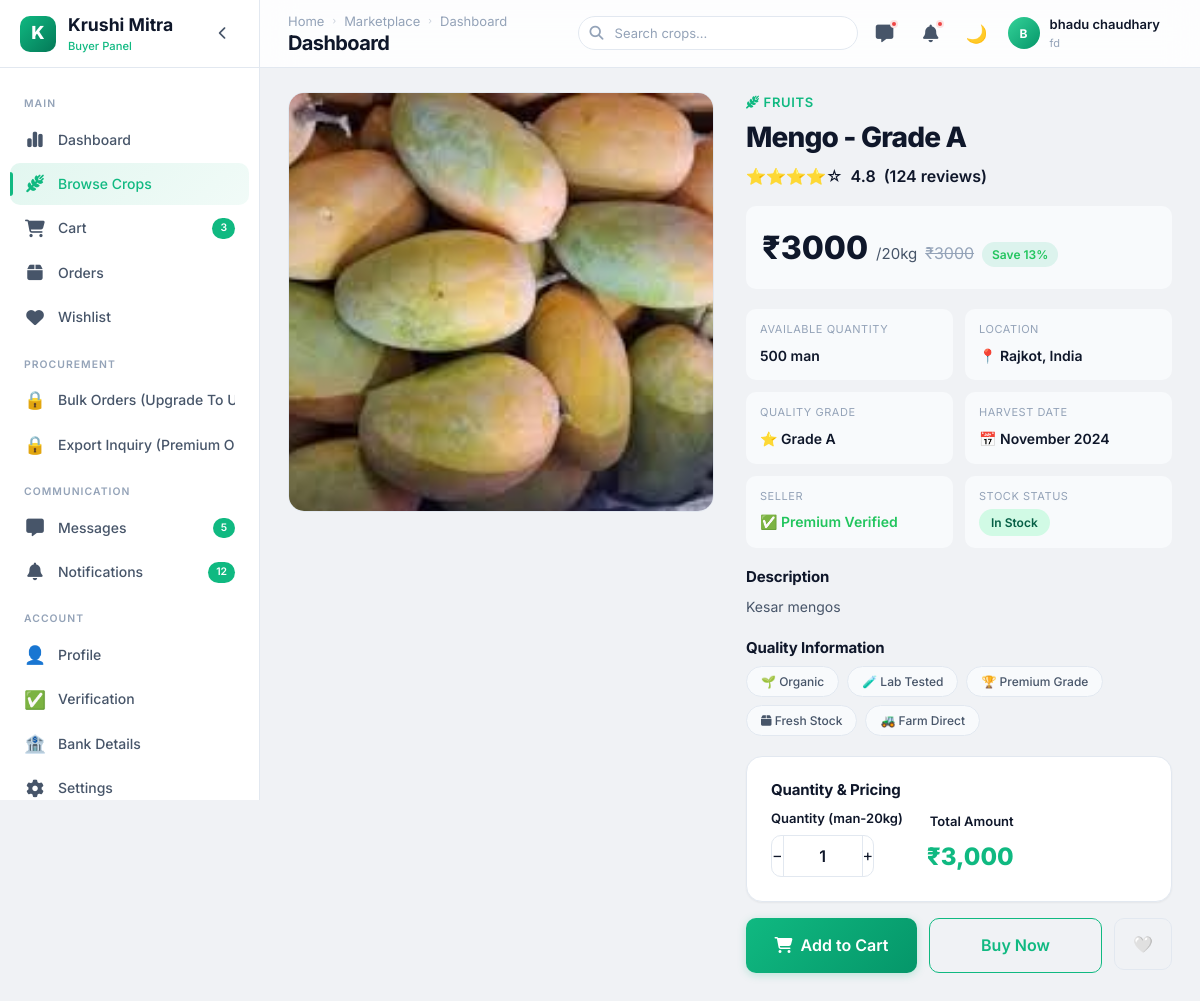
The page /buyer/crop-details/4 (signed in) on the database its author committed.
### buyer/models.py (models this page shows, shortened)
class Buyer(models.Model):
    STATE_CHOICES = [
        ('Andhra Pradesh', 'Andhra Pradesh'),
        ('Arunachal Pradesh', 'Arunachal Pradesh'),
        ('Assam', 'Assam'),
        ('Bihar', 'Bihar'),
        ('Chhattisgarh', 'Chhattisgarh'),
        ('Goa', 'Goa'),
        ('Gujarat', 'Gujarat'),
        ('Haryana', 'Haryana'),
        ('Himachal Pradesh', 'Himachal Pradesh'),
        ('Jharkhand', 'Jharkhand'),
        ('Karnataka', 'Karnataka'),
        ('Kerala', 'Kerala'),
        ('Madhya Pradesh', 'Madhya Pradesh'),
        ('Maharashtra', 'Maharashtra'),
        ('Manipur', 'Manipur'),
        ('Meghalaya', 'Meghalaya'),
        ('Mizoram', 'Mizoram'),
        ('Nagaland', 'Nagaland'),
        ('Odisha', 'Odisha'),
        ('Punjab', 'Punjab'),
        ('Rajasthan', 'Rajasthan'),
        ('Sikkim', 'Sikkim'),
        ('Tamil Nadu', 'Tamil Nadu'),
        ('Telangana', 'Telangana'),
        ('Tripura', 'Tripura'),
        ('Uttar Pradesh', 'Uttar Pradesh'),
        ('Uttarakhand', 'Uttarakhand'),
        ('West Bengal', 'West Bengal'),
    ]
    user = models.OneToOneField(User, on_delete=models.CASCADE, related_name='buyer')
    address = models.TextField(blank=True, null=True)
    state = models.CharField(max_length=100,choices=STATE_CHOICES,default='Gujarat')
    pincode = models.CharField(max_length=6,blank=True, null=True)
    business_type = models.CharField(max_length=50, blank=True, null=True)
    gst_certificate = models.FileField(upload_to='buyer/documents/gst/', blank=True, null=True)
    gst_no = models.CharField(max_length=15, unique=True, blank=True, null=True)
    is_verified = models.BooleanField(default=False)
    is_premiume = models.BooleanField(default=False)
    enable_update = models.BooleanField(default=True)
    update_request = models.BooleanField(default=False)
    created_at = models.DateTimeField(auto_now_add=True)
    updated_at = models.DateTimeField(auto_now=True)

### farmer/models.py (models this page shows, shortened)
class User(AbstractUser):
    ROLE_CHOICES = (
        ('Farmer', 'Farmer'),
        ('Buyer', 'Buyer'),
        ('Subadmin', 'Subadmin')
    )
    name = models.CharField(max_length=255)
    role = models.CharField(max_length=20, choices=ROLE_CHOICES)
    email = models.EmailField(unique=True,blank=True, null=True)
    city = models.CharField(max_length=100, blank=True, null=True)
    contact = models.CharField(max_length=10, unique=True , blank=True, null=True)
    password = models.CharField(max_length=128)
    is_active = models.BooleanField(default=False)
    scheduled_deletion_date = models.DateTimeField(null=True, blank=True)

class crop(models.Model):
    CATEGORY_CHOICES = (
        ('grain cereals', 'Grain cereals'),
        ('vegetables', 'Vegetables'),
        ('fruits', 'Fruits'),
        ('pulses', 'Pulses'),
        ('spices', 'Spices'),
        ('cotton', 'Cotton'),
    )
    user = models.ForeignKey(User,on_delete=models.CASCADE,related_name="seller")
    cropname = models.CharField(max_length=20)
    category = models.CharField(max_length=20 , choices = CATEGORY_CHOICES)
    quantity = models.IntegerField()
    price = models.IntegerField()
    description = models.TextField(null=True, blank=True)
    image = models.FileField(upload_to='crop/images/', null=True, blank=True)
    is_approved = models.BooleanField(default=False)
    created_at = models.DateTimeField(auto_now_add=True)

### farmer/views.py (the view)
        def wrapper(request, *args, **kwargs):
            if "contact" in request.session:
                try:
                    user = User.objects.get(contact=request.session['contact'])
                    request.uid = user
                    if user.role not in allowed_roles:
                        messages.error(request, "Access Denied")
                        return redirect('login')
                    return view_function(request, *args, **kwargs)
                except User.DoesNotExist:
                    return redirect('login')
            return redirect('login')

### buyer/templates/buyer/crop-details.html (shortened to what this page needs)
<!DOCTYPE html>
{% load static %}
<html lang="en" data-theme="light">
<head>
  <link rel="stylesheet" href="{% static 'buyer/css/style.css' %}">
  <link rel="stylesheet" href="{% static 'buyer/css/crop-details.css' %}">
  <link rel="stylesheet" href="https://cdnjs.cloudflare.com/ajax/libs/font-awesome/6.4.0/css/all.min.css">
</head>
<body>
  <div class="app-layout">
    <aside class="sidebar">
      <div class="sidebar-header">
        <div class="sidebar-logo">
          <div class="sidebar-logo-icon">K</div>
          <div>
            <div class="sidebar-logo-text">Krushi Mitra</div><span class="sidebar-logo-sub">Buyer Panel</span>
          </div>
        </div>
        <button class="sidebar-toggle"><i class="fa-solid fa-chevron-left"></i></button>
      </div>
      <nav class="sidebar-nav">
        <div class="sidebar-section-label">Main</div>
        <a href="{% url 'buyer_dashboard' %}" class="sidebar-item" data-tooltip="Dashboard"><span
            class="sidebar-item-icon"><i class="fa-solid fa-chart-simple"></i></span><span class="sidebar-item-text">Dashboard</span></a>
        <a href="{% url 'buyer_browse_crops' %}" class="sidebar-item active" data-tooltip="Browse Crops"><span
            class="sidebar-item-icon"><i class="fa-solid fa-wheat-awn"></i></span><span class="sidebar-item-text">Browse Crops</span></a>
        <a href="{% url 'buyer_cart' %}" class="sidebar-item" data-tooltip="Cart"><span
            class="sidebar-item-icon"><i class="fa-solid fa-cart-shopping"></i></span><span class="sidebar-item-text">Cart</span><span
            class="sidebar-item-badge">3</span></a>
        <a href="{% url 'buyer_orders' %}" class="sidebar-item" data-tooltip="Orders"><span
            class="sidebar-item-icon"><i class="fa-solid fa-box"></i></span><span class="sidebar-item-text">Orders</span></a>
        <a href="{% url 'buyer_wishlist' %}" class="sidebar-item" data-tooltip="Wishlist"><span
            class="sidebar-item-icon"><i class="fa-solid fa-heart"></i></span><span class="sidebar-item-text">Wishlist</span></a>
        <div class="sidebar-section-label">Procurement</div>
        {% if buyr.is_premiume %}
        <a href="{% url 'buyer_bulk_order' %}" class="sidebar-item" data-tooltip="Bulk Orders">
          <span class="sidebar-item-icon"><i class="fa-solid fa-clipboard-list"></i></span>
          <span class="sidebar-item-text">Bulk Orders</span>
        </a>
        {% if premium_type.premium_type == 'Premium' %}
        <a href="{% url 'buyer_export_inquiry' %}" class="sidebar-item">
          <span class="sidebar-item-icon"><i class="fa-solid fa-earth-americas"></i></span>
          <span class="sidebar-item-text">Export Inquiry</span>
        </a>
        {% else %}
        <a href="#" class="sidebar-item disabled-link"
          onclick="alert('Export Inquiry is available for Premium users only.'); return false;">
          <span class="sidebar-item-icon">🔒</span>
          <span class="sidebar-item-text">Export Inquiry (Premium Only)</span>
        </a>
        {% endif %}
        {% else %}
        <a href="#" class="sidebar-item disabled-link" onclick="alert('Upgrade To Unlock Bulk Orders'); return false;">
          <span class=" sidebar-item-icon">🔒</span>
          <span class="sidebar-item-text">Bulk Orders (Upgrade To Unlock)</span>
        </a>
        <a href="#" class="sidebar-item disabled-link"
          onclick="alert('Export Inquiry is available for Premium users only.'); return false;">
          <span class="sidebar-item-icon">🔒</span>
          <span class="sidebar-item-text">Export Inquiry (Premium Only)</span>
        </a>
        {% endif %}
        <div class="sidebar-section-label">Communication</div>
        <a href="{% url 'buyer_messages' %}" class="sidebar-item" data-tooltip="Messages"><span
            class="sidebar-item-icon"><i class="fa-solid fa-message"></i></span><span class="sidebar-item-text">Messages</span><span
            class="sidebar-item-badge">5</span></a>
        <a href="{% url 'buyer_notifications' %}" class="sidebar-item" data-tooltip="Notifications"><span
            class="sidebar-item-icon"><i class="fa-solid fa-bell"></i></span><span class="sidebar-item-text">Notifications</span><span
            class="sidebar-item-badge">12</span></a>
        <div class="sidebar-section-label">Account</div>
        <a href="{% url 'buyer_profile' %}" class="sidebar-item" data-tooltip="Profile"><span
            class="sidebar-item-icon">👤</span><span class="sidebar-item-text">Profile</span></a>
        <a href="{% url 'buyer_verification' %}" class="sidebar-item" data-tooltip="Verification"><span
            class="sidebar-item-icon">✅</span><span class="sidebar-item-text">Verification</span></a>
        <a href="{% url 'buyer_bank_details' %}" class="sidebar-item" data-tooltip="Bank Details"><span
            class="sidebar-item-icon">🏦</span><span class="sidebar-item-text">Bank Details</span></a>
        <a href="{% url 'buyer_settings' %}" class="sidebar-item" data-tooltip="Settings"><span
            class="sidebar-item-icon"><i class="fa-solid fa-gear"></i></span><span class="sidebar-item-text">Settings</span></a>
      </nav>
    </aside>
    <div class="main-wrapper">
      <header class="navbar">
        <div class="navbar-left"><button class="mobile-menu-btn"></button>
          <div>
            <div class="breadcrumb"><a href="{% url 'buyer_dashboard' %}">Home</a><span
                class="breadcrumb-sep">›</span><a href="{% url 'buyer_browse_crops' %}">Marketplace</a><span
                class="breadcrumb-sep">›</span><span class="current">Crop Details</span></div>
            <h1 class="page-title">Crop Details</h1>
          </div>
        </div>
        <div class="navbar-right">
          <form action="{% url 'buyer_browse_crops' %}" method="GET" style="display:inline;">
            <div class="search-box" data-search-target>
              <span class="search-icon"></span>
              <input type="text" name="q" placeholder="Search crops..." aria-label="Search" value="{{ request.GET.q|default:'' }}">
            </div>
          </form>
          <a href="{% url 'buyer_messages' %}" class="nav-btn"><i class="fa-solid fa-message"></i><span class="badge-dot"></span></a>
          <a href="{% url 'buyer_notifications' %}" class="nav-btn"><i class="fa-solid fa-bell"></i><span class="badge-dot"></span></a>
          <button class="theme-toggle"></button>
          <div class="dropdown">
            <div class="profile-btn dropdown-trigger">
              <div class="profile-avatar">{{ buyr.user.name|make_list|first|upper }}</div>
              <div>
                <div class="profile-name">{{ buyr.user.name }}</div>
                <div class="profile-role">{{ buyr.business_type|default:"Buyer" }}</div>
              </div>
            </div>
          </div>
        </div>
      </header>
      <main class="main-content">
        <form action="{% url 'buyer_cart'%}" method="post">
          <div class="product-detail-layout page-reveal">
            <div class="product-gallery">
              <div class="product-gallery-main">
                <img src="{{crop.image.url}}" alt="Basmati Rice">
              </div>
            </div>
            <div class="product-info">
              <div class="product-category"><i class="fa-solid fa-wheat-awn"></i> {{crop.category}}</div>
              <h1 class="product-name">{{crop.cropname}} - Grade A</h1>
              <div class="product-rating">⭐⭐⭐⭐☆ <span>4.8</span> <span class="rating-count">(124 reviews)</span></div>
              <div class="product-price-section">
                <span class="product-price">₹{{crop.price}}</span>
                <span class="product-price-unit">/20kg</span>
                <span class="product-price-discount">₹3000</span>
                <span class="product-save-badge">Save 13%</span>
              </div>
              <div class="product-meta-grid">
                <div class="product-meta-item"><span class="meta-label">Available Quantity</span><span
                    class="meta-value">{{crop.quantity}} man</span></div>
                <div class="product-meta-item"><span class="meta-label">Location</span><span class="meta-value">📍
                    {{crop.user.city}},
                    India</span></div>
                <div class="product-meta-item"><span class="meta-label">Quality Grade</span><span class="meta-value">⭐
                    Grade A</span></div>
                <div class="product-meta-item"><span class="meta-label">Harvest Date</span><span class="meta-value">📅
                    November 2024</span></div>
                <div class="product-meta-item"><span class="meta-label">Seller</span><span class="meta-value"
                    style="color:var(--green-500);">✅ Premium Verified</span></div>
                <div class="product-meta-item"><span class="meta-label">Stock Status</span><span
                    class="meta-value"><span class="badge badge-approved">In Stock</span></span></div>
              </div>
              <div class="product-description">
                <h3 class="product-desc-title">Description</h3>
                <p class="product-desc-text">{{crop.description}}</p>
              </div>
              <div class="product-quality">
                <h3 class="product-desc-title">Quality Information</h3>
                <div class="quality-tags">
                  <span class="quality-tag">🌱 Organic</span>
                  <span class="quality-tag">🧪 Lab Tested</span>
                  <span class="quality-tag">🏆 Premium Grade</span>
                  <span class="quality-tag"><i class="fa-solid fa-box"></i> Fresh Stock</span>
                  <span class="quality-tag">🚜 Farm Direct</span>
                </div>
              </div>
              <div class="price-calculator card" data-unit-price="{{ crop.price }}">
                <h3 class="product-desc-title">Quantity & Pricing</h3>
                <div class="calc-row">
                  <div class="form-group" style="margin-bottom:0;">
                    <label class="form-label">Quantity (man-20kg)</label>
                    <div class="qty-selector">
                      <a class="qty-minus">−</a>
                      <input type="number" class="qty-input calc-qty" value="1" min="1" max="5000" name="quantity"
                        required>
                      <a class="qty-plus">+</a>
                    </div>
                  </div>
                  <div class="calc-total">
                    <label class="form-label">Total Amount</label>
                    <div class="calc-total-price">₹0</div>
                  </div>
                </div>
              </div>
              <div class="product-actions">
                {% if not buyr.is_verified %}
                <a href="#" class="btn btn-primary btn-lg flex-1" style="background-color: gray;"
                  onclick="alert('Please verify your account to buy crops.'); return false;"><i class="fa-solid fa-cart-shopping"></i> Add to
                  Cart</a>
                {%elif cart.cart_limit >= cart.total_kg or premium_type.premium_type == 'Premium'%}
                <button type="submit" href="{% url 'buyer_cart'%}" class="btn btn-primary btn-lg flex-1"><i class="fa-solid fa-cart-shopping"></i>
                  Add to
                  Cart</button>
                {%else%}
                <a href="#" class="btn btn-primary btn-lg flex-1" style="background-color: gray;"
                  onclick="alert('Limit over'); return false;"><i class="fa-solid fa-cart-shopping"></i> Add to
                  Cart</a>
                {%endif%}
                {% if not buyr.is_verified %}
                <a href="#" class="btn btn-outline btn-lg flex-1" onclick="alert('Please verify your account to checkout.'); return false;">Buy Now</a>
                {% else %}
                <a href="{% url 'buyer_checkout' %}" class="btn btn-outline btn-lg flex-1">Buy Now</a>
                {% endif %}
                <button class="btn btn-ghost btn-lg wishlist-toggle"
                  style="flex:none;width:52px;height:52px;border-radius:var(--radius-md);border:1px solid var(--border-color);">🤍</button>
              </div>
            </div>
          </div>
        </form>
      </main>
    </div>
  </div>
</body>
</html>

### rows shown on the page
Buyer: user.name|make_list "B", user.name "bhadu chaudhary", business_type "fd"
crop: image (picture), category "FRUITS", cropname "Mengo", price "3000", quantity "500", user.city "Rajkot", description "Kesar mengos"
